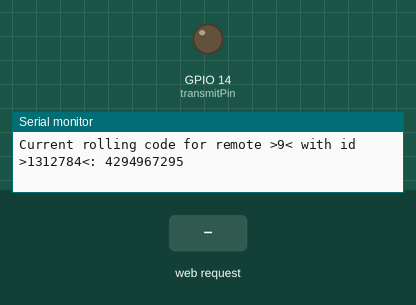
This sketch was run on a simulated ESP8266 (NodeMCU). On the bench: output pins drawn as LEDs (lit = HIGH), the last lines printed to the serial monitor. The test bench sets the inputs (shaded band). WiFi joins after 1.5 s; servers stay silent unless stated; EEPROM starts erased.

Above: at 2.7 s.
2.8 s: HTTP request GET /somfy received
At 3.23 s:
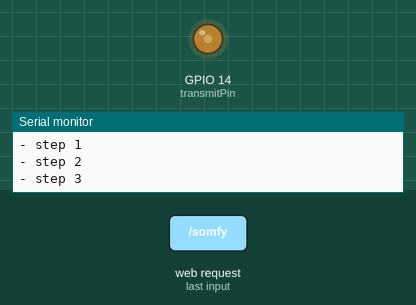
4.8 s: HTTP request GET /somfy?command=U received
6.8 s: HTTP request GET /somfy?command=D received
Timing chart, 0 to 9.8 s (numbered marks = the images above; inputs shaded):
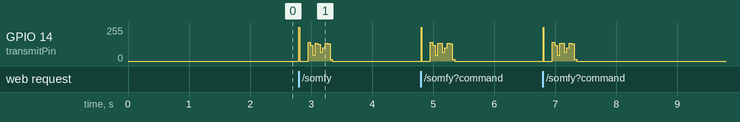

The sketch:

SOMFY.ino
```cpp
#include <EEPROM.h>
#include <ESP8266WiFi.h>
#include <ESP8266WebServer.h>
#include "communication.h"
#include <ArduinoJson.h>

// Found this at https://4x5mg.net/2018/06/10/controlling-somfy-blinds-with-esp8266/

/*   This sketch allows you to emulate a Somfy RTS or Simu HZ remote.
   If you want to learn more about the Somfy RTS protocol, check out https://pushstack.wordpress.com/somfy-rts-protocol/

   The rolling code will be stored in EEPROM, so that you can power the Arduino off.

   Easiest way to make it work for you:
    - Choose a remote number
    - Choose a starting point for the rolling code. Any unsigned int works, 1 is a good start
    - Upload the sketch
    - Long-press the program button of YOUR ACTUAL REMOTE until your blind goes up and down slightly
    - send 'p' to the serial terminal
  To make a group command, just repeat the last two steps with another blind (one by one)

  Then:
    - m, u or h will make it to go up
    - s make it stop
    - b, or d will make it to go down
    - you can also send a HEX number directly for any weird command you (0x9 for the sun and wind detector for instance)
*/

String header;
const char *ssid = WIFI_SSD;
const char *password = WIFI_PASSWD;

// Create an instance of the server
// specify the port to listen on as an argument
ESP8266WebServer server(80);
String getSomfyCommandFromParameters()
{
  String command;
  if (server.arg("command") == "")
  { //Parameter not found
    command = "";
  }
  else
  {                                  //Parameter found
    command = server.arg("command");
  }

  return command;
}

somfyRemote getSomfyRemoteFromParameters()
{
  int remoteId;
  if (server.arg("remote") == "")
  { //Parameter not found
    remoteId = 0;
  }
  else
  { //Parameter found
    String remoteString = server.arg("remote");
    remoteId = remoteString.toInt();
  }
  somfyRemote myRemote;

  switch (remoteId)
  {
  case 1:
    myRemote = remote1;
    break;
  case 2:
    myRemote = remote2;
    break;
  case 3:
    myRemote = remote3;
    break;
  case 4:
    myRemote = remote4;
    break;
  case 5:
    myRemote = remote5;
    break;
  case 6:
    myRemote = remote6;
    break;
  case 7:
    myRemote = remote7;
    break;
  case 8:
    myRemote = remote8;
    break;
  case 9:
    myRemote = remote9;
    break;
  default:
    break;
  }

  return myRemote;
}
void handleSomfy()
{ //Handler for the rooth path

  String message = "Planning to send remote a command";
  Serial.println(message);
  message = "- step 1";
  Serial.println(message);
  somfyRemote remote = getSomfyRemoteFromParameters();

  message = "- step 2";
  Serial.println(message);
  String command = getSomfyCommandFromParameters();
  message = "- step 3";
  Serial.println(message);


  if (command == "U" or command == "u")
  {
    BuildFrame(frame, UP, remote);
    command = "up";
  }
  if (command == "D" or command == "d")
  {
    BuildFrame(frame, DOWN, remote);
    command = "down";
  }
  if (command == "S" or command == "s")
  {
    BuildFrame(frame, STOP, remote);
    command = "stop";
  }
  if (command == "P" or command == "p")
  {
    BuildFrame(frame, PROG, remote);
    command = "program";
  }

  SendCommand(frame, 2);
  for (int i = 0; i < 2; i++)
  {
    SendCommand(frame, 7);
  }
  message = "Sent remote " + String(remote.number) + " the command '" + command +"'";
  server.send(200, "text/plain", message);
  Serial.println(message);

}

void getCurrentEEPROMValues(somfyRemote myRemote)
{
  int myEEPROM_ADDRESS = getEEPromAddressRemote(myRemote);

  EEPROM.get(myEEPROM_ADDRESS, rollingCode);
  Serial.print("Current rolling code for remote >" + String(myRemote.number) + "< with id  >" + String(myRemote.id) + "<: ");
  Serial.println(rollingCode);
}

void setup()
{
  initializeRemotes();

  Serial.begin(115200);
  Serial.println(" ");
  Serial.println("Starting Heimfunker");

  Serial.println();
  Serial.println();
  Serial.print("Connecting to ");
  Serial.println(ssid);
  WiFi.mode(WIFI_STA);
  WiFi.begin(ssid, password);
  WiFi.mode(WIFI_STA);

  while (WiFi.status() != WL_CONNECTED)
  {
    delay(500);
    Serial.print(".");
  }
  Serial.println("");
  Serial.println("WiFi connected");

  // Start the server
  server.on("/somfy", handleSomfy);

  server.begin();
  Serial.println("Server started");

  // Print the IP address
  Serial.println(WiFi.localIP());

  pinMode(transmitPin, OUTPUT);
  digitalWrite(transmitPin, LOW);

  EEPROM.begin(4095);

  getCurrentEEPROMValues(remote1);
  getCurrentEEPROMValues(remote2);
  getCurrentEEPROMValues(remote3);
  getCurrentEEPROMValues(remote4);
  getCurrentEEPROMValues(remote5);
  getCurrentEEPROMValues(remote6);
  getCurrentEEPROMValues(remote7);
  getCurrentEEPROMValues(remote8);
  getCurrentEEPROMValues(remote9);
}

void loop(void)
{

  server.handleClient();
}
```

communication.h
```cpp
#define SYMBOL 640
#define UP 0x2
#define STOP 0x1
#define DOWN 0x4
#define PROG 0x8
#define EEPROM_ADDRESS 0
#include "config.h"
#include "somfyRemotes.h"

byte frame[7];
byte checksum;

const int transmitPin = 14;

unsigned long rollingCode = 1;

int getEEPromAddressRemote(somfyRemote remote){
  return remote.number * 4;
}

void SendCommand(byte *frame, byte sync)
{
  if (sync == 2)
  { // Only with the first frame.
    //Wake-up pulse & Silence
    digitalWrite(transmitPin, HIGH);
    delayMicroseconds(9415);
    digitalWrite(transmitPin, LOW);
    delayMicroseconds(89565);
  }

  // Hardware sync: two sync for the first frame, seven for the following ones.
  for (int i = 0; i < sync; i++)
  {
    digitalWrite(transmitPin, HIGH);
    delayMicroseconds(4 * SYMBOL);
    digitalWrite(transmitPin, LOW);
    delayMicroseconds(4 * SYMBOL);
  }

  // Software sync
  digitalWrite(transmitPin, HIGH);
  delayMicroseconds(4550);
  digitalWrite(transmitPin, LOW);
  delayMicroseconds(SYMBOL);

  //Data: bits are sent one by one, starting with the MSB.
  for (byte i = 0; i < 56; i++)
  {
    if (((frame[i / 8] >> (7 - (i % 8))) & 1) == 1)
    {
      digitalWrite(transmitPin, LOW);
      delayMicroseconds(SYMBOL);
      digitalWrite(transmitPin, HIGH);
      delayMicroseconds(SYMBOL);
    }
    else
    {
      digitalWrite(transmitPin, HIGH);
      delayMicroseconds(SYMBOL);
      digitalWrite(transmitPin, LOW);
      delayMicroseconds(SYMBOL);
    }
  }

  digitalWrite(transmitPin, LOW);
  delayMicroseconds(30415); // Inter-frame silence
}


void BuildFrame(byte *frame, byte button, somfyRemote remote)
{
  unsigned int code;
  int myEEPROM_ADDRESS = getEEPromAddressRemote(remote);

  EEPROM.get(myEEPROM_ADDRESS, code);
  //Serial.println("Before: Adress for remote " + String(remote.number) + ": >" + String(myEEPROM_ADDRESS) + "< has value >" + code + "<");

  frame[0] = 0xA7;            // Encryption key. Doesn't matter much
  frame[1] = button << 4;     // Which button did  you press? The 4 LSB will be the checksum
  frame[2] = code >> 8;       // Rolling code (big endian)
  frame[3] = code;            // Rolling code
  frame[4] = remote.id >> 16; // Remote address
  frame[5] = remote.id >> 8;  // Remote address
  frame[6] = remote.id;       // Remote address

  //Serial.print("Frame for remote " + String(remote.number) + " :");
  for (byte i = 0; i < 7; i++)
  {
    if (frame[i] >> 4 == 0)
    {                    //  Displays leading zero in case the most significant
      //Serial.print("0"); // nibble is a 0.
    }
    //Serial.print(frame[i], HEX);
    //Serial.print(" ");
  }

  // Checksum calculation: a XOR of all the nibbles
  checksum = 0;
  for (byte i = 0; i < 7; i++)
  {
    checksum = checksum ^ frame[i] ^ (frame[i] >> 4);
  }
  checksum &= 0b1111; // We keep the last 4 bits only

  //Checksum integration
  frame[1] |= checksum; //  If a XOR of all the nibbles is equal to 0, the blinds will
                        // consider the checksum ok.

  //Serial.println("");
  //Serial.print("With checksum : ");
  for (byte i = 0; i < 7; i++)
  {
    if (frame[i] >> 4 == 0)
    {
      //Serial.print("0");
    }
    //Serial.print(frame[i], HEX);
    //Serial.print(" ");
  }

  // Obfuscation: a XOR of all the bytes
  for (byte i = 1; i < 7; i++)
  {
    frame[i] ^= frame[i - 1];
  }

  //Serial.println("");
  //Serial.print("Obfuscated    : ");
  for (byte i = 0; i < 7; i++)
  {
    if (frame[i] >> 4 == 0)
    {
      //Serial.print("0");
    }
    //Serial.print(frame[i], HEX);
    //Serial.print(" ");
  }
  //Serial.println("");
  //Serial.print("Rolling Code  : ");
  //Serial.println(code);
  EEPROM.put(myEEPROM_ADDRESS, code + 1); //  We store the value of the rolling code in the
                                          // EEPROM. It should take up to 2 adresses but the
                                          // Arduino function takes care of it.
  EEPROM.commit();
  //Serial.println("After : Adress for remote " + String(remote.number) + ": >" + String(myEEPROM_ADDRESS) + "< has value >" + code + "<");

}
```

somfyRemotes.h
```cpp
struct somfyRemote
{
  int number;
  int id;
};

struct somfyRemote remote1;
struct somfyRemote remote2;
struct somfyRemote remote3;
struct somfyRemote remote4;
struct somfyRemote remote5;
struct somfyRemote remote6;
struct somfyRemote remote7;
struct somfyRemote remote8;
struct somfyRemote remote9;

void initializeRemotes()
{
  int startId = 0x140807;
  int startNr = 0;


  startNr = 0x01;
  remote1.number = startNr;
  remote1.id = startId + startNr;

  startNr = 0x02;
  remote2.number = startNr;
  remote2.id = startId + startNr;

  startNr = 0x03;
  remote3.number = startNr;
  remote3.id = startId + startNr;

  startNr = 0x04;
  remote4.number = startNr;
  remote4.id = startId + startNr;

  startNr = 0x05;
  remote5.number = startNr;
  remote5.id = startId + startNr;

  startNr = 0x06;
  remote6.number = startNr;
  remote6.id = startId + startNr;

  startNr = 0x07;
  remote7.number = startNr;
  remote7.id = startId + startNr;

  startNr = 0x08;
  remote8.number = startNr;
  remote8.id = startId + startNr;

  startNr = 0x09;
  remote9.number = startNr;
  remote9.id = startId + startNr;
}
```

config_example.h
```cpp
#define WIFI_SSD "YOUR SSID";
#define WIFI_PASSWD "YOUR PASSWORD";
```
